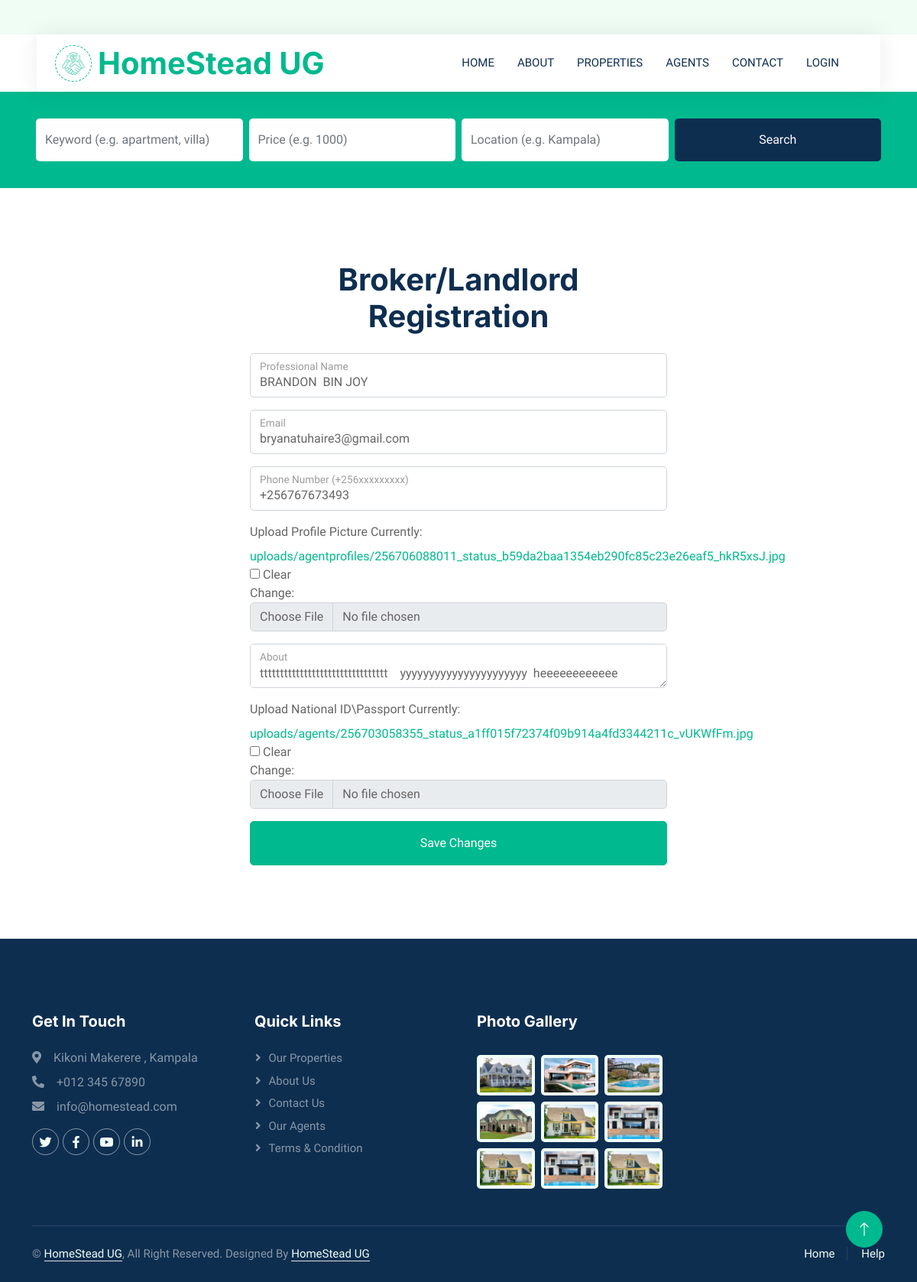
Page /agent/5/edit/ on the committed database.
### Home/models.py (models this page shows, shortened)
class Agent(models.Model):
    user = models.OneToOneField(User, on_delete=models.CASCADE, null=True, blank=True)
    name = models.CharField(max_length=100)
    email = models.EmailField()
    contacts = models.CharField(max_length=20)
    profilepic = models.ImageField(upload_to='uploads/agentprofiles/', null=True, blank=True)
    description = models.TextField(max_length=500)
    imageID = models.ImageField(upload_to='uploads/agents/', null=True, blank=True)

### Home/views.py (the view)
# urls.py: path("agent/<int:pk>/edit/", views.edit_agent, name="edit_agent"),
def edit_agent(request, pk):
    agent = get_object_or_404(Agent, pk=pk)
    if request.method == "POST":
        form = AgentEditForm(request.POST, request.FILES, instance=agent)
        if form.is_valid():
            form.save()
            return redirect("agentdb")
    else:
        form = AgentEditForm(instance=agent)
    return render(request, "agent-edit.html", {"form": form})

### Home/forms.py (shortened to what this page needs)
class AgentEditForm(forms.ModelForm):
    class Meta:
        model = Agent
        fields = ['name', 'email', 'contacts', 'profilepic', 'description', 'imageID']
        widgets = {
            'description': forms.Textarea(attrs={'rows': 4, 'class': 'form-control'}),
            'name': forms.TextInput(attrs={'class': 'form-control'}),
            'email': forms.EmailInput(attrs={'class': 'form-control'}),
            'contacts': forms.TextInput(attrs={'class': 'form-control'}),
        }

### Home/context_processors.py (called while the page is built)
def is_agent(request):
    if request.user.is_authenticated:
        return {'is_agent': request.user.groups.filter(name="Agents").exists()}
    return {'is_agent': False}

### Home/templates/agent-edit.html (shortened to what this page needs)
{% extends "main.html" %}
{% load widget_tweaks %}
{% block body %}
<div class="container-xxl py-5">
    <div class="container">
        <div class="row justify-content-center">
            <div class="col-md-6">
                <div class="text-center mb-4">
                    <h1 class="mb-3">Broker/Landlord Registration</h1>
                </div>
                <form method="POST" enctype="multipart/form-data">
                    <div class="form-floating mb-3">
                        {{ form.name|add_class:"form-control" }}
                        <label for="{{ form.name.id_for_label }}">Professional Name</label>
                    </div>
                    <div class="form-floating mb-3">
                        {{ form.email|add_class:"form-control" }}
                        <label for="{{ form.email.id_for_label }}">Email</label>
                    </div>
                    <div class="form-floating mb-3">
                        {{ form.contacts|add_class:"form-control" }}
                        <label for="{{ form.contacts.id_for_label }}">Phone Number (+256xxxxxxxxx)</label>
                    </div>
                    <div class="mb-3">
                        <label class="form-label">Upload Profile Picture</label>
                        {{ form.profilepic|add_class:"form-control" }}
                    </div>
                    <div class="form-floating mb-3">
                        {{ form.description|add_class:"form-control" }}
                        <label for="{{ form.description.id_for_label }}">About</label>
                    </div>
                    <div class="mb-3">
                        <label class="form-label">Upload National ID\Passport</label>
                        {{ form.imageID|add_class:"form-control" }}
                    </div>
                    <button type="submit" class="btn btn-primary w-100 py-3">Save Changes</button>
                </form>
            </div>
        </div>
    </div>
</div>
{% endblock body %}

### static/css/style.css (style rules this page uses)
:root { --primary: #00B98E; --secondary: #FF6922; --light: #EFFDF5; --dark: #0E2E50; }
.btn { transition: .5s; }
.btn.btn-primary, .btn.btn-secondary { color: #FFFFFF; }

### rows in the picture
Agent: name "BRANDON BIN JOY", email "bryanatuhaire3@gmail.com", contacts "+256767673493", description "tttttttttttttttttttttttttttttttt yyyyyyyyyyyyyyyyyyyyyy heeeeeeeeeeee"
